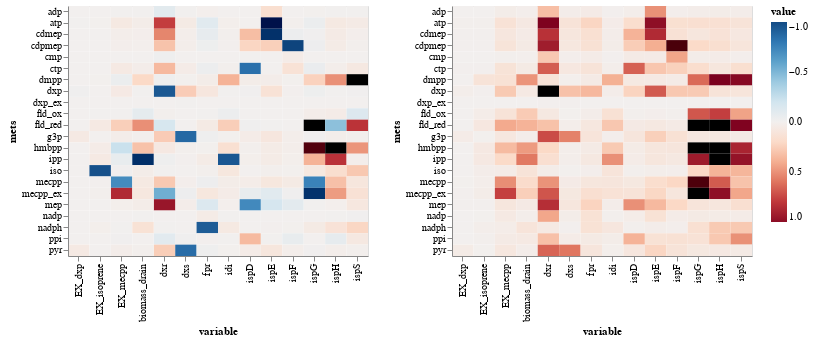

Notebook source saved alongside this figure:
### Code cell
alt.hconcat(get_heatmaps(Cx_df_median, 'mets'),
            get_heatmaps(Cx_df_iqr, 'mets'))

### Figure 1 — Vega-Lite specification as saved in the notebook (floating-point values rounded to 4 significant figures; data arrays with more than 128 entries replaced by an {"elided": "..."} marker saying what was removed)
{"$schema": "https://vega.github.io/schema/vega-lite/v2.4.3.json", "config": {"view": {"height": 300, "width": 400}}, "hconcat": [{"data": {"values": {"elided": "308 records"}}, "encoding": {"color": {"field": "value", "scale": {"domain": [1, -1], "scheme": "redblue"}, "type": "quantitative"}, "tooltip": {"field": "value", "type": "quantitative"}, "x": {"field": "variable", "type": "nominal"}, "y": {"field": "mets", "type": "nominal"}}, "height": 250, "mark": "rect", "width": 300}, {"data": {"values": {"elided": "308 records"}}, "encoding": {"color": {"field": "value", "scale": {"domain": [1, -1], "scheme": "redblue"}, "type": "quantitative"}, "tooltip": {"field": "value", "type": "quantitative"}, "x": {"field": "variable", "type": "nominal"}, "y": {"field": "mets", "type": "nominal"}}, "height": 250, "mark": "rect", "width": 300}]}
